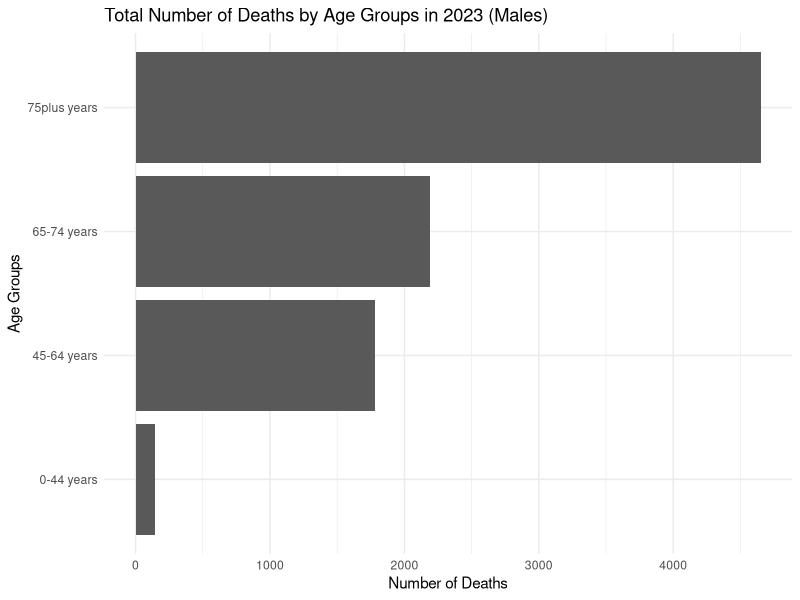

Source code (R):
## ---- chunk 1
knitr::opts_chunk$set(echo = TRUE)
## ---- chunk 2
library(tidyverse)
# Add any other libraries here
library(dplyr)


## ---- chunk 3
# load your data 
getwd()

hd_mortalitybyca<- read.csv("data/hd_mortalitybyca.csv")

## ---- chunk 4
# cleaning data
hd_mortalitybyca <- hd_mortalitybyca [, c("Year", "AgeGroup", "Sex", "Diagnosis", "NumberOfDeaths", "CrudeRate")]

hd_mortalitybyca <- hd_mortalitybyca %>%
  filter( Year == "2023", Diagnosis == "Coronary Heart Disease")


## ---- chunk 5
#grouping by gender & age group
hd_mortalitybyca <- hd_mortalitybyca %>%
  filter(AgeGroup %in% c("0-44 years", "45-64 years", "65-74 years", "75plus years")) %>%
  arrange(AgeGroup)

hd_mortalitybyca <- hd_mortalitybyca %>%
  filter(Sex != "All") %>%
  arrange(Sex)

## ---- chunk 6
hd_mortality_male <- hd_mortalitybyca %>%
  filter(Sex == "Male") %>%
  group_by(AgeGroup) %>%
  summarise(total_deaths = sum(NumberOfDeaths, na.rm = TRUE)
  )
  
ggplot(data = hd_mortality_male,
       aes(x = total_deaths,
           y = AgeGroup)) +
  geom_col() +
  labs(
    x = "Number of Deaths",
    y = "Age Groups",
    title = "Total Number of Deaths by Age Groups in 2023 (Males)"
  ) +
  theme_minimal()
